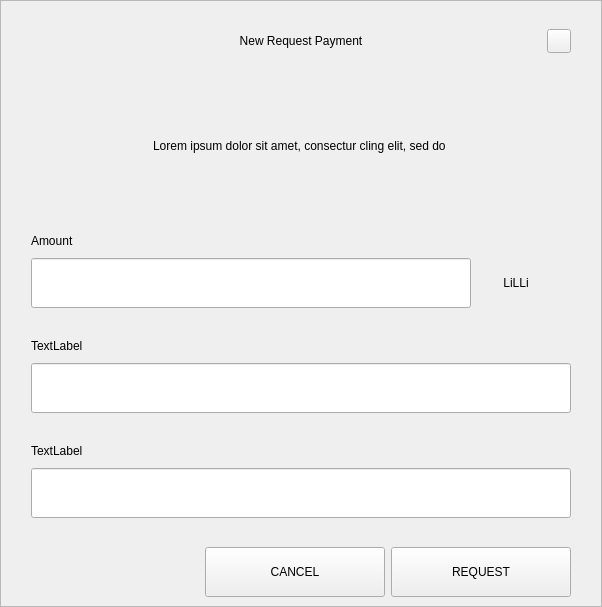
<?xml version="1.0" encoding="UTF-8"?>
<ui version="4.0">
 <class>RequestDialog</class>
 <widget class="QDialog" name="RequestDialog">
  <property name="geometry">
   <rect>
    <x>0</x>
    <y>0</y>
    <width>602</width>
    <height>607</height>
   </rect>
  </property>
  <property name="windowTitle">
   <string>Dialog</string>
  </property>
  <layout class="QVBoxLayout" name="verticalLayout_5">
   <property name="spacing">
    <number>0</number>
   </property>
   <property name="leftMargin">
    <number>0</number>
   </property>
   <property name="topMargin">
    <number>0</number>
   </property>
   <property name="rightMargin">
    <number>0</number>
   </property>
   <property name="bottomMargin">
    <number>0</number>
   </property>
   <item>
    <widget class="QFrame" name="frame">
     <property name="styleSheet">
      <string notr="true"/>
     </property>
     <property name="frameShape">
      <enum>QFrame::StyledPanel</enum>
     </property>
     <property name="frameShadow">
      <enum>QFrame::Raised</enum>
     </property>
     <layout class="QVBoxLayout" name="verticalLayout_4" stretch="1,0,0">
      <property name="spacing">
       <number>0</number>
      </property>
      <property name="leftMargin">
       <number>30</number>
      </property>
      <property name="topMargin">
       <number>20</number>
      </property>
      <property name="rightMargin">
       <number>30</number>
      </property>
      <property name="bottomMargin">
       <number>0</number>
      </property>
      <item>
       <layout class="QHBoxLayout" name="horizontalLayout_3">
        <property name="spacing">
         <number>0</number>
        </property>
        <item>
         <spacer name="horizontalSpacer_21">
          <property name="orientation">
           <enum>Qt::Horizontal</enum>
          </property>
          <property name="sizeHint" stdset="0">
           <size>
            <width>40</width>
            <height>20</height>
           </size>
          </property>
         </spacer>
        </item>
        <item>
         <widget class="QLabel" name="labelTitle">
          <property name="minimumSize">
           <size>
            <width>0</width>
            <height>40</height>
           </size>
          </property>
          <property name="maximumSize">
           <size>
            <width>16777215</width>
            <height>40</height>
           </size>
          </property>
          <property name="styleSheet">
           <string notr="true">padding-left:24px;</string>
          </property>
          <property name="text">
           <string>New Request Payment</string>
          </property>
          <property name="alignment">
           <set>Qt::AlignCenter</set>
          </property>
          <property name="margin">
           <number>7</number>
          </property>
         </widget>
        </item>
        <item>
         <spacer name="horizontalSpacer">
          <property name="orientation">
           <enum>Qt::Horizontal</enum>
          </property>
          <property name="sizeHint" stdset="0">
           <size>
            <width>40</width>
            <height>20</height>
           </size>
          </property>
         </spacer>
        </item>
        <item>
         <widget class="QPushButton" name="btnEsc">
          <property name="minimumSize">
           <size>
            <width>24</width>
            <height>24</height>
           </size>
          </property>
          <property name="maximumSize">
           <size>
            <width>24</width>
            <height>24</height>
           </size>
          </property>
          <property name="focusPolicy">
           <enum>Qt::NoFocus</enum>
          </property>
          <property name="text">
           <string/>
          </property>
         </widget>
        </item>
       </layout>
      </item>
      <item>
       <widget class="QStackedWidget" name="stack">
        <property name="minimumSize">
         <size>
          <width>540</width>
          <height>0</height>
         </size>
        </property>
        <property name="maximumSize">
         <size>
          <width>540</width>
          <height>16777215</height>
         </size>
        </property>
        <property name="currentIndex">
         <number>0</number>
        </property>
        <widget class="QWidget" name="page_1">
         <property name="minimumSize">
          <size>
           <width>540</width>
           <height>0</height>
          </size>
         </property>
         <property name="maximumSize">
          <size>
           <width>540</width>
           <height>16777215</height>
          </size>
         </property>
         <layout class="QVBoxLayout" name="layout1">
          <property name="spacing">
           <number>0</number>
          </property>
          <property name="leftMargin">
           <number>0</number>
          </property>
          <property name="topMargin">
           <number>0</number>
          </property>
          <property name="rightMargin">
           <number>0</number>
          </property>
          <property name="bottomMargin">
           <number>0</number>
          </property>
          <item>
           <spacer name="verticalSpacer_21">
            <property name="orientation">
             <enum>Qt::Vertical</enum>
            </property>
            <property name="sizeType">
             <enum>QSizePolicy::Fixed</enum>
            </property>
            <property name="sizeHint" stdset="0">
             <size>
              <width>20</width>
              <height>30</height>
             </size>
            </property>
           </spacer>
          </item>
          <item alignment="Qt::AlignHCenter">
           <widget class="QLabel" name="labelMessage">
            <property name="minimumSize">
             <size>
              <width>400</width>
              <height>50</height>
             </size>
            </property>
            <property name="text">
             <string>Lorem ipsum dolor sit amet, consectur cling elit, sed do </string>
            </property>
            <property name="alignment">
             <set>Qt::AlignCenter</set>
            </property>
            <property name="wordWrap">
             <bool>true</bool>
            </property>
           </widget>
          </item>
          <item alignment="Qt::AlignBottom">
           <widget class="QWidget" name="containerAmount" native="true">
            <layout class="QVBoxLayout" name="verticalLayout">
             <property name="spacing">
              <number>9</number>
             </property>
             <property name="leftMargin">
              <number>0</number>
             </property>
             <property name="topMargin">
              <number>0</number>
             </property>
             <property name="rightMargin">
              <number>0</number>
             </property>
             <property name="bottomMargin">
              <number>0</number>
             </property>
             <item>
              <widget class="QLabel" name="labelSubtitleAmount">
               <property name="minimumSize">
                <size>
                 <width>350</width>
                 <height>16</height>
                </size>
               </property>
               <property name="maximumSize">
                <size>
                 <width>16777215</width>
                 <height>16</height>
                </size>
               </property>
               <property name="text">
                <string>Amount</string>
               </property>
              </widget>
             </item>
             <item alignment="Qt::AlignTop">
              <widget class="QWidget" name="layoutAmount" native="true">
               <layout class="QHBoxLayout" name="horizontalLayout" stretch="2,0">
                <property name="spacing">
                 <number>0</number>
                </property>
                <property name="leftMargin">
                 <number>0</number>
                </property>
                <property name="topMargin">
                 <number>0</number>
                </property>
                <property name="rightMargin">
                 <number>0</number>
                </property>
                <property name="bottomMargin">
                 <number>0</number>
                </property>
                <item>
                 <widget class="QLineEdit" name="lineEditAmount">
                  <property name="minimumSize">
                   <size>
                    <width>0</width>
                    <height>50</height>
                   </size>
                  </property>
                  <property name="maximumSize">
                   <size>
                    <width>16777215</width>
                    <height>50</height>
                   </size>
                  </property>
                 </widget>
                </item>
                <item>
                 <widget class="QWidget" name="comboContainer" native="true">
                  <property name="minimumSize">
                   <size>
                    <width>100</width>
                    <height>50</height>
                   </size>
                  </property>
                  <property name="maximumSize">
                   <size>
                    <width>16777215</width>
                    <height>50</height>
                   </size>
                  </property>
                  <layout class="QHBoxLayout" name="horizontalLayout_31">
                   <property name="spacing">
                    <number>0</number>
                   </property>
                   <property name="leftMargin">
                    <number>0</number>
                   </property>
                   <property name="topMargin">
                    <number>0</number>
                   </property>
                   <property name="rightMargin">
                    <number>10</number>
                   </property>
                   <property name="bottomMargin">
                    <number>0</number>
                   </property>
                   <item>
                    <widget class="QLabel" name="comboBoxCoin">
                     <property name="text">
                      <string>LiLLi</string>
                     </property>
                     <property name="alignment">
                      <set>Qt::AlignCenter</set>
                     </property>
                    </widget>
                   </item>
                  </layout>
                 </widget>
                </item>
               </layout>
              </widget>
             </item>
            </layout>
           </widget>
          </item>
          <item>
           <spacer name="verticalSpacer_31">
            <property name="orientation">
             <enum>Qt::Vertical</enum>
            </property>
            <property name="sizeType">
             <enum>QSizePolicy::Fixed</enum>
            </property>
            <property name="sizeHint" stdset="0">
             <size>
              <width>20</width>
              <height>30</height>
             </size>
            </property>
           </spacer>
          </item>
          <item>
           <layout class="QVBoxLayout" name="verticalLayoutLabel">
            <property name="spacing">
             <number>9</number>
            </property>
            <item>
             <widget class="QLabel" name="labelSubtitleLabel">
              <property name="minimumSize">
               <size>
                <width>0</width>
                <height>16</height>
               </size>
              </property>
              <property name="maximumSize">
               <size>
                <width>16777215</width>
                <height>16</height>
               </size>
              </property>
              <property name="text">
               <string>TextLabel</string>
              </property>
             </widget>
            </item>
            <item>
             <widget class="QLineEdit" name="lineEditLabel">
              <property name="minimumSize">
               <size>
                <width>0</width>
                <height>50</height>
               </size>
              </property>
              <property name="maximumSize">
               <size>
                <width>16777215</width>
                <height>50</height>
               </size>
              </property>
             </widget>
            </item>
           </layout>
          </item>
          <item>
           <spacer name="verticalSpacer_34">
            <property name="orientation">
             <enum>Qt::Vertical</enum>
            </property>
            <property name="sizeType">
             <enum>QSizePolicy::Fixed</enum>
            </property>
            <property name="sizeHint" stdset="0">
             <size>
              <width>20</width>
              <height>30</height>
             </size>
            </property>
           </spacer>
          </item>
          <item>
           <layout class="QVBoxLayout" name="verticalLayoutDescription">
            <property name="spacing">
             <number>9</number>
            </property>
            <item>
             <widget class="QLabel" name="labelSubtitleDescription">
              <property name="minimumSize">
               <size>
                <width>0</width>
                <height>16</height>
               </size>
              </property>
              <property name="maximumSize">
               <size>
                <width>16777215</width>
                <height>16</height>
               </size>
              </property>
              <property name="text">
               <string>TextLabel</string>
              </property>
             </widget>
            </item>
            <item>
             <widget class="QLineEdit" name="lineEditDescription">
              <property name="minimumSize">
               <size>
                <width>0</width>
                <height>50</height>
               </size>
              </property>
              <property name="maximumSize">
               <size>
                <width>16777215</width>
                <height>50</height>
               </size>
              </property>
             </widget>
            </item>
            <item>
             <spacer name="verticalSpacer_4">
              <property name="orientation">
               <enum>Qt::Vertical</enum>
              </property>
              <property name="sizeType">
               <enum>QSizePolicy::Fixed</enum>
              </property>
              <property name="sizeHint" stdset="0">
               <size>
                <width>20</width>
                <height>20</height>
               </size>
              </property>
             </spacer>
            </item>
           </layout>
          </item>
         </layout>
        </widget>
        <widget class="QWidget" name="page_2">
         <layout class="QVBoxLayout" name="layout2">
          <item>
           <spacer name="verticalSpacer_5">
            <property name="orientation">
             <enum>Qt::Vertical</enum>
            </property>
            <property name="sizeType">
             <enum>QSizePolicy::Fixed</enum>
            </property>
            <property name="sizeHint" stdset="0">
             <size>
              <width>20</width>
              <height>50</height>
             </size>
            </property>
           </spacer>
          </item>
          <item alignment="Qt::AlignHCenter">
           <widget class="QLabel" name="labelQrImg">
            <property name="minimumSize">
             <size>
              <width>260</width>
              <height>260</height>
             </size>
            </property>
            <property name="maximumSize">
             <size>
              <width>260</width>
              <height>260</height>
             </size>
            </property>
            <property name="text">
             <string/>
            </property>
            <property name="alignment">
             <set>Qt::AlignCenter</set>
            </property>
           </widget>
          </item>
          <item>
           <spacer name="verticalSpacer_2">
            <property name="orientation">
             <enum>Qt::Vertical</enum>
            </property>
            <property name="sizeType">
             <enum>QSizePolicy::Fixed</enum>
            </property>
            <property name="sizeHint" stdset="0">
             <size>
              <width>20</width>
              <height>30</height>
             </size>
            </property>
           </spacer>
          </item>
          <item alignment="Qt::AlignHCenter">
           <widget class="QLabel" name="labelAddress">
            <property name="text">
             <string>D7VFR83SQbiezrW72hjcWJtcfip5krte2Z </string>
            </property>
           </widget>
          </item>
          <item>
           <spacer name="verticalSpacer_32">
            <property name="orientation">
             <enum>Qt::Vertical</enum>
            </property>
            <property name="sizeType">
             <enum>QSizePolicy::Expanding</enum>
            </property>
            <property name="sizeHint" stdset="0">
             <size>
              <width>20</width>
              <height>20</height>
             </size>
            </property>
           </spacer>
          </item>
          <item>
           <layout class="QHBoxLayout" name="horizontal">
            <property name="leftMargin">
             <number>20</number>
            </property>
            <property name="rightMargin">
             <number>20</number>
            </property>
            <property name="bottomMargin">
             <number>20</number>
            </property>
            <item>
             <spacer name="horizontalSpacer_4">
              <property name="orientation">
               <enum>Qt::Horizontal</enum>
              </property>
              <property name="sizeHint" stdset="0">
               <size>
                <width>40</width>
                <height>20</height>
               </size>
              </property>
             </spacer>
            </item>
            <item>
             <widget class="QPushButton" name="btnCopyAddress">
              <property name="minimumSize">
               <size>
                <width>180</width>
                <height>50</height>
               </size>
              </property>
              <property name="text">
               <string>COPY ADDRESS</string>
              </property>
             </widget>
            </item>
            <item>
             <widget class="QPushButton" name="btnCopyUrl">
              <property name="minimumSize">
               <size>
                <width>180</width>
                <height>50</height>
               </size>
              </property>
              <property name="text">
               <string>COPY URL</string>
              </property>
             </widget>
            </item>
            <item>
             <spacer name="horizontalSpacer_2">
              <property name="orientation">
               <enum>Qt::Horizontal</enum>
              </property>
              <property name="sizeHint" stdset="0">
               <size>
                <width>40</width>
                <height>20</height>
               </size>
              </property>
             </spacer>
            </item>
           </layout>
          </item>
         </layout>
        </widget>
       </widget>
      </item>
      <item>
       <widget class="QWidget" name="buttonsStack" native="true">
        <layout class="QHBoxLayout" name="horizontalLayout_5">
         <property name="leftMargin">
          <number>20</number>
         </property>
         <property name="rightMargin">
          <number>0</number>
         </property>
         <item>
          <spacer name="horizontalSpacer_41">
           <property name="orientation">
            <enum>Qt::Horizontal</enum>
           </property>
           <property name="sizeHint" stdset="0">
            <size>
             <width>40</width>
             <height>20</height>
            </size>
           </property>
          </spacer>
         </item>
         <item>
          <widget class="QPushButton" name="btnCancel">
           <property name="minimumSize">
            <size>
             <width>180</width>
             <height>50</height>
            </size>
           </property>
           <property name="focusPolicy">
            <enum>Qt::NoFocus</enum>
           </property>
           <property name="text">
            <string>CANCEL</string>
           </property>
          </widget>
         </item>
         <item>
          <widget class="QPushButton" name="btnSave">
           <property name="minimumSize">
            <size>
             <width>180</width>
             <height>50</height>
            </size>
           </property>
           <property name="focusPolicy">
            <enum>Qt::NoFocus</enum>
           </property>
           <property name="text">
            <string>REQUEST</string>
           </property>
          </widget>
         </item>
        </layout>
       </widget>
      </item>
     </layout>
    </widget>
   </item>
  </layout>
 </widget>
 <resources/>
 <connections/>
</ui>
